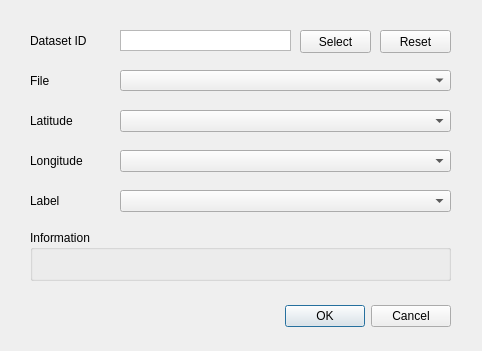
<?xml version="1.0" encoding="UTF-8"?>
<ui version="4.0">
 <class>GetLinkDataDialogBase</class>
 <widget class="QDialog" name="GetLinkDataDialogBase">
  <property name="geometry">
   <rect>
    <x>0</x>
    <y>0</y>
    <width>482</width>
    <height>351</height>
   </rect>
  </property>
  <property name="sizePolicy">
   <sizepolicy hsizetype="Fixed" vsizetype="Fixed">
    <horstretch>0</horstretch>
    <verstretch>0</verstretch>
   </sizepolicy>
  </property>
  <property name="windowTitle">
   <string>GetLinkData</string>
  </property>
  <widget class="QDialogButtonBox" name="button_box">
   <property name="geometry">
    <rect>
     <x>110</x>
     <y>300</y>
     <width>341</width>
     <height>32</height>
    </rect>
   </property>
   <property name="locale">
    <locale language="English" country="UnitedStates"/>
   </property>
   <property name="orientation">
    <enum>Qt::Horizontal</enum>
   </property>
   <property name="standardButtons">
    <set>QDialogButtonBox::Cancel|QDialogButtonBox::Ok</set>
   </property>
  </widget>
  <widget class="QLabel" name="label">
   <property name="geometry">
    <rect>
     <x>30</x>
     <y>30</y>
     <width>91</width>
     <height>21</height>
    </rect>
   </property>
   <property name="locale">
    <locale language="English" country="UnitedStates"/>
   </property>
   <property name="text">
    <string>Dataset ID</string>
   </property>
  </widget>
  <widget class="QPlainTextEdit" name="idTextEdit">
   <property name="geometry">
    <rect>
     <x>120</x>
     <y>30</y>
     <width>171</width>
     <height>21</height>
    </rect>
   </property>
   <property name="sizePolicy">
    <sizepolicy hsizetype="Fixed" vsizetype="Fixed">
     <horstretch>0</horstretch>
     <verstretch>0</verstretch>
    </sizepolicy>
   </property>
   <property name="locale">
    <locale language="English" country="UnitedStates"/>
   </property>
   <property name="verticalScrollBarPolicy">
    <enum>Qt::ScrollBarAlwaysOff</enum>
   </property>
   <property name="horizontalScrollBarPolicy">
    <enum>Qt::ScrollBarAlwaysOff</enum>
   </property>
   <property name="tabChangesFocus">
    <bool>true</bool>
   </property>
   <property name="lineWrapMode">
    <enum>QPlainTextEdit::NoWrap</enum>
   </property>
   <property name="plainText">
    <string notr="true"/>
   </property>
   <property name="tabStopWidth">
    <number>0</number>
   </property>
  </widget>
  <widget class="QComboBox" name="fileComboBox">
   <property name="geometry">
    <rect>
     <x>120</x>
     <y>70</y>
     <width>331</width>
     <height>21</height>
    </rect>
   </property>
  </widget>
  <widget class="QPushButton" name="selectButton">
   <property name="geometry">
    <rect>
     <x>300</x>
     <y>30</y>
     <width>71</width>
     <height>23</height>
    </rect>
   </property>
   <property name="sizePolicy">
    <sizepolicy hsizetype="Fixed" vsizetype="Fixed">
     <horstretch>0</horstretch>
     <verstretch>0</verstretch>
    </sizepolicy>
   </property>
   <property name="locale">
    <locale language="English" country="UnitedStates"/>
   </property>
   <property name="text">
    <string>Select</string>
   </property>
  </widget>
  <widget class="QLabel" name="label_2">
   <property name="geometry">
    <rect>
     <x>30</x>
     <y>70</y>
     <width>91</width>
     <height>21</height>
    </rect>
   </property>
   <property name="locale">
    <locale language="English" country="UnitedStates"/>
   </property>
   <property name="text">
    <string>File</string>
   </property>
  </widget>
  <widget class="QPushButton" name="resetButton">
   <property name="geometry">
    <rect>
     <x>380</x>
     <y>30</y>
     <width>71</width>
     <height>23</height>
    </rect>
   </property>
   <property name="locale">
    <locale language="English" country="UnitedStates"/>
   </property>
   <property name="text">
    <string>Reset</string>
   </property>
  </widget>
  <widget class="QComboBox" name="labelComboBox">
   <property name="geometry">
    <rect>
     <x>120</x>
     <y>190</y>
     <width>331</width>
     <height>22</height>
    </rect>
   </property>
  </widget>
  <widget class="QGroupBox" name="groupBox">
   <property name="geometry">
    <rect>
     <x>30</x>
     <y>230</y>
     <width>421</width>
     <height>51</height>
    </rect>
   </property>
   <property name="locale">
    <locale language="English" country="UnitedStates"/>
   </property>
   <property name="title">
    <string>Information</string>
   </property>
   <widget class="QLabel" name="infoText">
    <property name="geometry">
     <rect>
      <x>20</x>
      <y>20</y>
      <width>381</width>
      <height>16</height>
     </rect>
    </property>
   </widget>
  </widget>
  <widget class="QLabel" name="label_3">
   <property name="geometry">
    <rect>
     <x>30</x>
     <y>150</y>
     <width>91</width>
     <height>21</height>
    </rect>
   </property>
   <property name="locale">
    <locale language="English" country="UnitedStates"/>
   </property>
   <property name="text">
    <string>Longitude</string>
   </property>
  </widget>
  <widget class="QLabel" name="label_4">
   <property name="geometry">
    <rect>
     <x>30</x>
     <y>110</y>
     <width>91</width>
     <height>21</height>
    </rect>
   </property>
   <property name="locale">
    <locale language="English" country="UnitedStates"/>
   </property>
   <property name="text">
    <string>Latitude</string>
   </property>
  </widget>
  <widget class="QComboBox" name="lonComboBox">
   <property name="geometry">
    <rect>
     <x>120</x>
     <y>150</y>
     <width>331</width>
     <height>22</height>
    </rect>
   </property>
  </widget>
  <widget class="QComboBox" name="latComboBox">
   <property name="geometry">
    <rect>
     <x>120</x>
     <y>110</y>
     <width>331</width>
     <height>22</height>
    </rect>
   </property>
  </widget>
  <widget class="QLabel" name="label_5">
   <property name="geometry">
    <rect>
     <x>30</x>
     <y>190</y>
     <width>91</width>
     <height>21</height>
    </rect>
   </property>
   <property name="locale">
    <locale language="English" country="UnitedStates"/>
   </property>
   <property name="text">
    <string>Label</string>
   </property>
  </widget>
 </widget>
 <resources/>
 <connections>
  <connection>
   <sender>button_box</sender>
   <signal>accepted()</signal>
   <receiver>GetLinkDataDialogBase</receiver>
   <slot>accept()</slot>
   <hints>
    <hint type="sourcelabel">
     <x>20</x>
     <y>20</y>
    </hint>
    <hint type="destinationlabel">
     <x>20</x>
     <y>20</y>
    </hint>
   </hints>
  </connection>
  <connection>
   <sender>button_box</sender>
   <signal>rejected()</signal>
   <receiver>GetLinkDataDialogBase</receiver>
   <slot>reject()</slot>
   <hints>
    <hint type="sourcelabel">
     <x>20</x>
     <y>20</y>
    </hint>
    <hint type="destinationlabel">
     <x>20</x>
     <y>20</y>
    </hint>
   </hints>
  </connection>
 </connections>
</ui>
